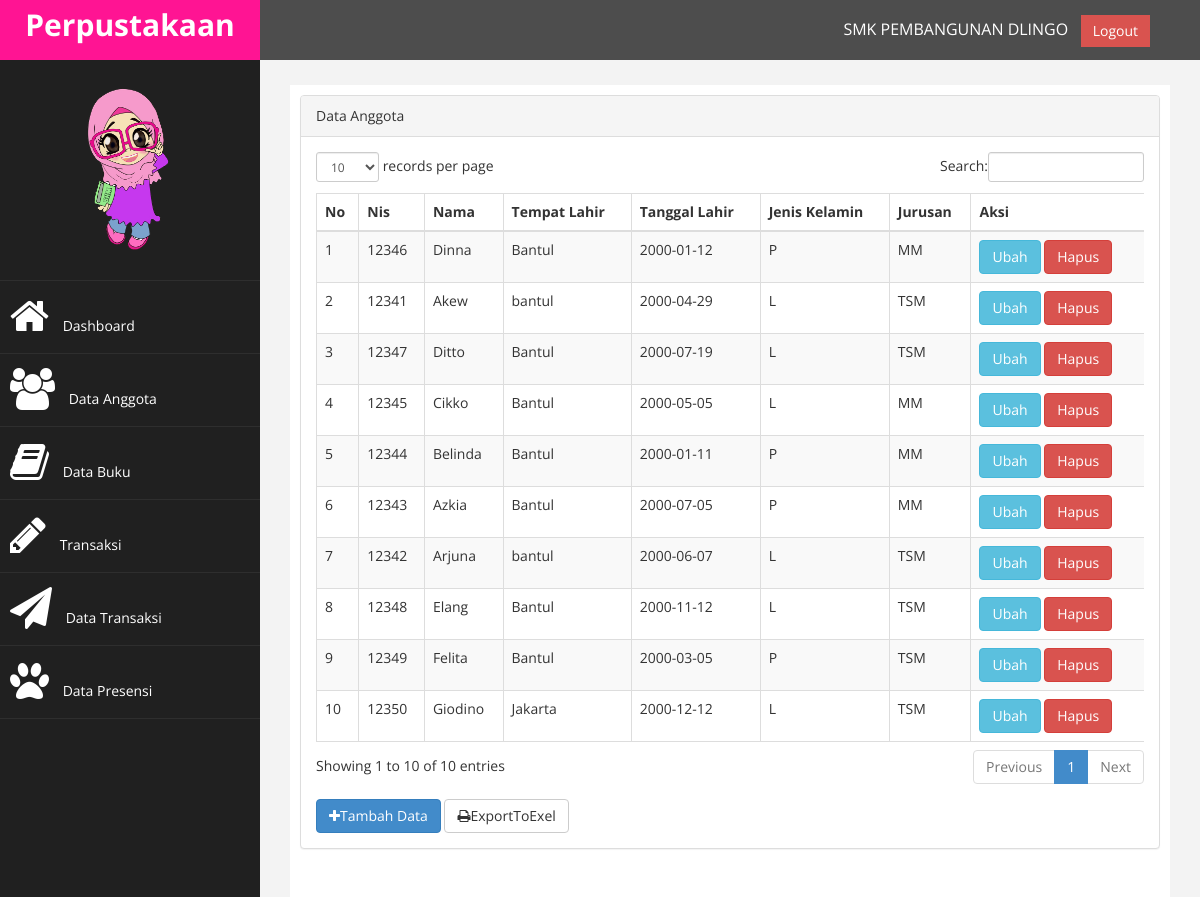
/index.php?page=anggota (signed in), run on the app's committed database.
### tables this page shows
CREATE TABLE `tb_anggota` (
  `nis` int(11) NOT NULL,
  `nama` varchar(250) NOT NULL,
  `tempat_lahir` varchar(100) NOT NULL,
  `tgl_lahir` date NOT NULL,
  `jk` enum('L','P') NOT NULL,
  `jurusan` enum('MM','TSM') NOT NULL,
  PRIMARY KEY  (`nis`)
);

### page/anggota/anggota.php (the view)
<div class="row">
                <div class="col-md-12">
                    <div class="panel panel-default">
                        <div class="panel-heading">
                             Data Anggota
                        </div>
                        <div class="panel-body">
                            <div class="table-responsive">
                                <table class="table table-striped table-bordered table-hover" id="dataTables-example">
                                    <thead>
                                        <tr>
                                            <th>No</th>
                                            <th>Nis</th>
                                            <th>Nama</th>
                                            <th>Tempat Lahir</th>
                                            <th>Tanggal Lahir</th>
                                            <th>Jenis Kelamin</th>
                                            <th>Jurusan</th>
                                            <th>Aksi</th>
                                        </tr>
                                    </thead>
                                    <tbody>
                                        <?php
                                            $no = 1;
                                            $sql = $koneksi->query("select * from tb_anggota");
                                            while ($data=$sql->fetch_assoc()) {
                                        ?>
                                        <tr>
                                            <td><?php echo $no++; ?></td>
                                            <td><?php echo $data['nis']; ?></td>
                                            <td><?php echo $data['nama']; ?></td>
                                            <td><?php echo $data['tempat_lahir']; ?></td>
                                            <td><?php echo $data['tgl_lahir']; ?></td>
                                            <td><?php echo $data['jk']; ?></td>
                                            <td><?php echo $data['jurusan']; ?></td>
                                            <td>
                                                <a href="?page=anggota&aksi=ubah&id=<?php echo $data['nis']; ?>" class="btn btn-info">Ubah</a>
                                                <a onclick="return confirm('Anda Yakin Akan Menghapus Data ini...???')" href="?page=anggota&aksi=hapus&id=<?php echo $data['nis']; ?>"" class="btn btn-danger">Hapus</a>
                                            </td>
                                        </tr>
                                        <?php } ?>
                                    </tbody>
                                </table>
                                </div>
                                 <a href="?page=anggota&aksi=tambah" class="btn btn-primary" style="margin-top: 8px;"><i class="fa fa-plus"></i>Tambah Data</a>
                                 <a href="./laporan/laporan_anggota_exel.php" target="blank" class="btn btn-default" style="margin-top: 8px"><i class="fa fa-print"></i>ExportToExel</a>
                            </div>
                        </div>
                    </div>

### index.php (shortened to what this page needs)
<?php
    $koneksi = new mysqli ("localhost","root","","db_sip");
    if ($_SESSION['admin'] || $_SESSION['user']) {
?>
<!DOCTYPE html>
<html xmlns="http://www.w3.org/1999/xhtml">
<head>
    <link href="assets/css/bootstrap.css" rel="stylesheet" />
    <link href="assets/css/font-awesome.css" rel="stylesheet" />
    <link href="assets/css/custom.css" rel="stylesheet" />
   <link href="assets/js/dataTables/dataTables.bootstrap.css" rel="stylesheet" />
</head>
<body>
    <div id="wrapper">
        <nav class="navbar navbar-default navbar-cls-top " role="navigation" style="margin-bottom: 0">
            <div class="navbar-header">
                <a class="navbar-brand" href="index.html">Perpustakaan</a>
            </div>
  <div style="color: white;
padding: 15px 50px 5px 50px;
float: right;
font-size: 16px;"> SMK PEMBANGUNAN DLINGO &nbsp; <a href="logout.php" class="btn btn-danger square-btn-adjust">Logout</a> </div>
        </nav>
                <nav class="navbar-default navbar-side" role="navigation">
            <div class="sidebar-collapse">
                <ul class="nav" id="main-menu">
				<li class="text-center">
                    <img src="assets/img/find2_user.png" class="user-image img-responsive"/>
					</li>
                    <li>
                        <a  href="index.php"><i class="fa fa-home fa-3x"></i> Dashboard</a>
                    </li>
                    <li>
                        <a  href="?page=anggota"><i class="fa fa-group fa-3x"></i> Data Anggota</a>
                    </li>
                    <li>
                        <a  href="?page=buku"><i class="fa fa-book fa-3x"></i> Data Buku</a>
                    </li>
                    <li>
                        <a  href="?page=transaksi"><i class="fa fa-pencil fa-3x"></i> Transaksi</a>
                    </li>
                    <li>
                        <a  href="?page=datapinjam"><i class="fa fa-paper-plane fa-3x"></i> Data Transaksi</a>
                    </li>
                    <li>
                        <a  href="?page=datapresensi"><i class="fa fa-paw fa-3x"></i> Data Presensi</a>
                    </li>
                </ul>
            </div>
        </nav>
        <div id="page-wrapper" >
            <div id="page-inner">
                <div class="row">
                    <div class="col-md-12">
                     <?php
                        $page = $_GET['page'];
                        $aksi = $_GET['aksi'];
                        if ($page == "buku") {
                            if ($aksi == "") {
                                include "page/buku/buku.php";
                            }elseif ($aksi=="tambah") {
                                include "page/buku/tambah.php";
                            }elseif ($aksi=="ubah") {
                                include "page/buku/ubah.php";
                            }elseif ($aksi=="hapus") {
                                include "page/buku/hapus.php";
                            }
                        }elseif ($page == "anggota") {
                            if ($aksi == "") {
                                include "page/anggota/anggota.php";
                            }elseif ($aksi=="tambah") {
                                include "page/anggota/tambah.php";
                            }elseif ($aksi=="ubah") {
                                include "page/anggota/ubah.php";
                            }elseif ($aksi=="hapus") {
                                include "page/anggota/hapus.php";
                            }
                        }elseif ($page == "datapinjam") {
                            if ($aksi == "") {
                                include "page/datapinjam/datapinjam.php";
                            }elseif ($aksi=="hapus") {
                                include "page/datapinjam/hapus.php";
                            }
                        }elseif ($page == "datapresensi") {
                            if ($aksi == "") {
                                include "page/datapresensi/datapresensi.php";
                            }elseif ($aksi=="hapus") {
                                include "page/datapresensi/hapus.php";
                            }
                        }elseif ($page=="") {
                            include "home.php";
                        }
                     ?>
                    </div>
                </div>
    </div>
            </div>
        </div>
</body>
</html>
<?php
    }else{
        header("location:login.php");
    }
?>

### assets/css/custom.css (style rules this page uses)
body { font-family: 'Open Sans', sans-serif; }
#wrapper { width: 100%; background:#202020; }
#page-wrapper { padding: 15px 15px; min-height: 600px; background:#F3F3F3; }
#page-inner { width:100%; margin:10px 20px 10px 0px; background-color:#fff!important; padding:10px; min-height:1200px; }
.text-center { text-align:center; }
.square-btn-adjust { border: 0px solid transparent; -webkit-border-radius: 0px; -moz-border-radius: 0px; border-radius: 0px; }
.user-image { margin: 25px auto; -webkit-border-radius: 10px; -moz-border-radius: 10px; border-radius: 10px; max-height:170px; max-width:170px; }
.navbar-cls-top .navbar-brand { color: #fff; background: #FF1493; width: 260px; text-align: center; height: 60px; font-size: 30px; font-weight: 700; }
.sidebar-collapse , .sidebar-collapse .nav { background:none; }
.sidebar-collapse .nav { padding:0; }
.sidebar-collapse .nav > li > a { color:#fff; background:#202020; text-shadow:none; }
.sidebar-collapse > .nav > li > a { padding:15px 10px; }
.sidebar-collapse > .nav > li { border-bottom: 1px solid rgba(107, 108, 109, 0.19); }
.navbar-side { border:none; background-color: #202020; }
.navbar-cls-top { background:#4D4D4D; border-bottom:none; }
.navbar-default { border:0px solid black; }
.navbar-header { background: #A70303; }
.nav > li > a > i { margin-right:10px; }
@media (min-width:768px) { #page-wrapper { margin: 0 0 0 260px; padding: 15px 30px; min-height: 1200px; } }
@media (min-width:768px) { .navbar-side { z-index: 1; position: absolute; width: 260px; } }
@media (min-width:768px) { .navbar { border-radius: 0px; } }

### data on the page
tb_anggota: nis "12346", nama "Dinna", tempat_lahir "Bantul", tgl_lahir "2000-01-12", jk "P", jurusan "MM"
tb_anggota: nis "12341", nama "Akew", tempat_lahir "bantul", tgl_lahir "2000-04-29", jk "L", jurusan "TSM"
tb_anggota: nis "12347", nama "Ditto", tempat_lahir "Bantul", tgl_lahir "2000-07-19", jk "L", jurusan "TSM"
tb_anggota: nis "12345", nama "Cikko", tempat_lahir "Bantul", tgl_lahir "2000-05-05", jk "L", jurusan "MM"
tb_anggota: nis "12344", nama "Belinda", tempat_lahir "Bantul", tgl_lahir "2000-01-11", jk "P", jurusan "MM"
tb_anggota: nis "12343", nama "Azkia", tempat_lahir "Bantul", tgl_lahir "2000-07-05", jk "P", jurusan "MM"
tb_anggota: nis "12342", nama "Arjuna", tempat_lahir "bantul", tgl_lahir "2000-06-07", jk "L", jurusan "TSM"
tb_anggota: nis "12348", nama "Elang", tempat_lahir "Bantul", tgl_lahir "2000-11-12", jk "L", jurusan "TSM"
tb_anggota: nis "12349", nama "Felita", tempat_lahir "Bantul", tgl_lahir "2000-03-05", jk "P", jurusan "TSM"
tb_anggota: nis "12350", nama "Giodino", tempat_lahir "Jakarta", tgl_lahir "2000-12-12", jk "L", jurusan "TSM"
